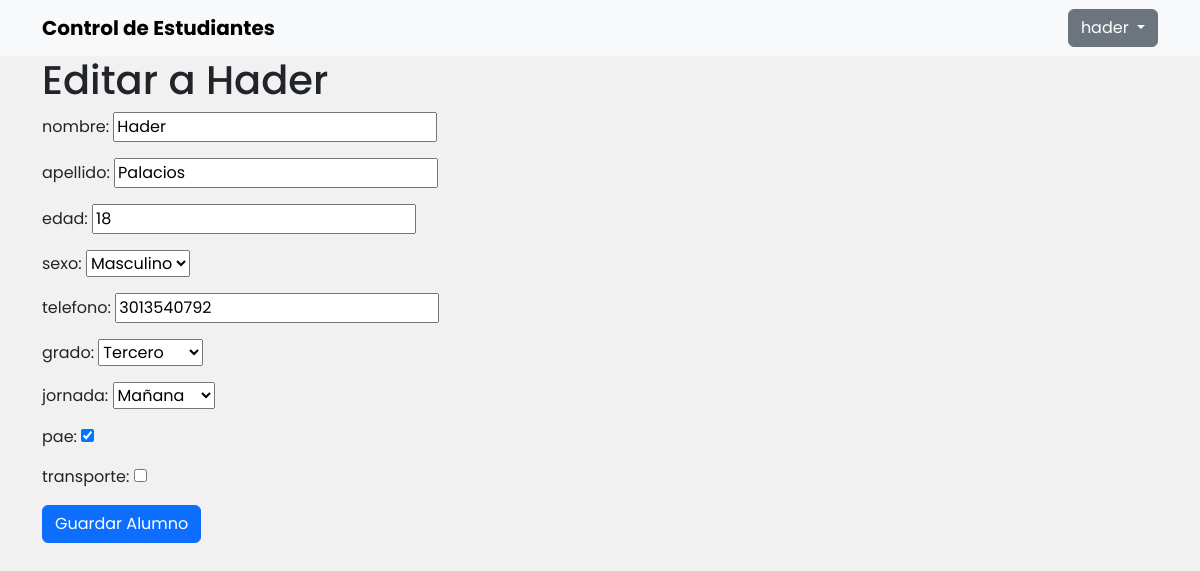
Screenshot of /api/edit/18/?next=/api/primaria/ (signed in) with the database file from the repository.
### Apps/Alumno/models.py (models this page shows, shortened)
class Alumno(models.Model):
    _nombre = models.CharField(max_length=150, blank=False)
    _apellido = models.CharField(max_length=150, blank=False)
    _edad = models.IntegerField(blank=False)
    _sexo = models.CharField(
        max_length=1,
        choices=[("M", "Masculino"), ("F", "Femenino")],
        blank=False,
    )
    _telefono = models.CharField(max_length=10, blank=True)
    _grado = models.CharField(
        max_length=10,
        blank=True,
        choices=[("1", "Primero"), ("2", "Segundo"), ("3", "Tercero"), ("4", "Cuarto"), ("5", "Quinto"), ("6", "Sexto"), ("7", "Séptimo"), ("8", "Octavo"), ("9", "Noveno"), ("10", "Décimo"), ("11", "Undécimo")],
    )
    _jornada = models.CharField(
        max_length=10,
        choices=[("mañana", "Mañana"), ("tarde", "Tarde")],
        blank=True,
    )
    _pae = models.BooleanField(default=False)
    _transporte = models.BooleanField(default=False)
    class Meta:
        abstract = True
    @property
    def nombre(self):
        return self._nombre
    @property
    def apellido(self):
        return self._apellido
    @property
    def edad(self):
        return self._edad
    @property
    def sexo(self):
        return self._sexo
    @property
    def telefono(self):
        return self._telefono
    @property
    def grado(self):
        return self._grado
    @property
    def jornada(self):
        return self._jornada
    @property
    def pae(self):
        return self._pae
    @property
    def transporte(self):
        return self._transporte

class EstudiantePrimaria(Alumno):
    etapa = models.CharField(
        max_length=10,
        choices=[("primaria", "Primaria")],
        default="primaria"
    )

### Apps/Alumno/views.py (the view)
# urls.py: path('edit/<int:id>/', v.alumno_update, name='alumno_update'),
@login_required
def alumno_update(request, id):
    next_url = request.GET.get('next', 'inicio')
    try:
        alumno = EstudiantePrimaria.objects.get(id=id)
        tipo_alumno = 'primaria'
    except EstudiantePrimaria.DoesNotExist:
        alumno = EstudianteSecundaria.objects.get(id=id)
        tipo_alumno = 'secundaria'
    if request.method == 'POST':
        alumno_form = AlumnoForm(request.POST, instance=alumno)
        if alumno_form.is_valid():
            tipo_alumno_nuevo = alumno_form.cleaned_data.pop('tipo_alumno')
            media = alumno_form.cleaned_data.pop('media', False)
            cleaned_data = {key: value for key, value in alumno_form.cleaned_data.items()}
            grado_nuevo = cleaned_data.get('_grado')
            if grado_nuevo in ["1", "2", "3", "4", "5"]:
                tipo_alumno_nuevo = 'primaria'
            elif grado_nuevo in ["6", "7", "8", "9", "10", "11"]:
                tipo_alumno_nuevo = 'secundaria'
            if tipo_alumno != tipo_alumno_nuevo:
                if tipo_alumno_nuevo == 'primaria':
                    alumno_nuevo = EstudiantePrimaria.crear_estudiante(**cleaned_data)
                else:
                    alumno_nuevo = EstudianteSecundaria.crear_estudiante(**cleaned_data, media=media)
                alumno.delete()
                alumno_nuevo.save()
            else:
                if tipo_alumno == 'secundaria':
                    alumno.media = media
                alumno_form.save()
            return redirect(next_url)
    else:
        alumno_form = AlumnoForm(instance=alumno)
        alumno_form.fields['tipo_alumno'].initial = tipo_alumno
    return render(request, 'Alumno/alumno_form.html', {'alumno_form': alumno_form, 'next': next_url})

### Apps/Alumno/form.py
class AlumnoForm(forms.ModelForm):
    TIPO_ALUMNO_CHOICES = [
        ('primaria', 'Primaria'),
        ('secundaria', 'Secundaria'),
    ]
    tipo_alumno = forms.ChoiceField(choices=TIPO_ALUMNO_CHOICES, required=True, widget=forms.HiddenInput())
    media = forms.BooleanField(required=False, help_text="Indica si el estudiante está en media académica (grados 10 y 11)")
    class Meta:
        model = EstudiantePrimaria  # Usamos EstudiantePrimaria como modelo base
        fields = '__all__'
        exclude = ['etapa']  # Excluir el campo etapa
    def __init__(self, *args, **kwargs):
        super().__init__(*args, **kwargs)
        self.fields['media'].widget.attrs.update({'class': 'field-media'})
        self.fields['_grado'].widget.attrs.update({'class': 'field-grado'})
        if self.instance and self.instance.pk:
            if isinstance(self.instance, EstudianteSecundaria):
                self.fields['media'].initial = self.instance.media
            else:
                self.fields.pop('media')

### Apps/Alumno/templates/Alumno/alumno_form.html (shortened to what this page needs)
<!DOCTYPE html>
<html lang="es">
<head>
    <link href="https://cdn.jsdelivr.net/npm/bootstrap@5.3.3/dist/css/bootstrap.min.css" rel="stylesheet">
    <link rel="stylesheet" href="https://cdn.jsdelivr.net/npm/bootstrap-icons@1.11.3/font/bootstrap-icons.min.css">
    {% load static %}
    <link rel="stylesheet" href="{% static "Alumno/css/styles.css" %}">
</head>
<body>
    <nav class="navbar bg-body-tertiary px-3">
        <div class="container">
            <a class="navbar-brand fw-bold">Control de Estudiantes</a>
            <div class="d-flex gap-2">
                <div class="dropdown">
                    <button class="btn btn-secondary dropdown-toggle" type="button" data-bs-toggle="dropdown" aria-expanded="false">
                      {{ user.username }}
                    </button>
                </div>
            </div>
        </div>
    </nav>
    <header class="container">
        {% if request.path == '/new' %} <h1>Agregar Alumno</h1> {% else %} <h1>Editar a {{ alumno_form.instance.nombre }} </h1> {% endif %}
        <form method="POST">
            {{ alumno_form.as_p }}
            <button type="submit" class="btn btn-primary">Guardar Alumno</button>
        </form>
    </header>
</body>
</html>

### Apps/Alumno/static/Alumno/css/styles.css (style rules this page uses)
body { font-family: 'Poppins', sans-serif; margin: 0; padding: 0; background-color: #f1f1f1; }

### rows the page displays
EstudiantePrimaria: instance.nombre "Hader", _nombre "Hader", _apellido "Palacios", _edad "18", _sexo "Masculino", _telefono "3013540792", _grado "Tercero", _jornada "Mañana", _pae "☑"

### other values shown
{{ user.username }} "hader"
